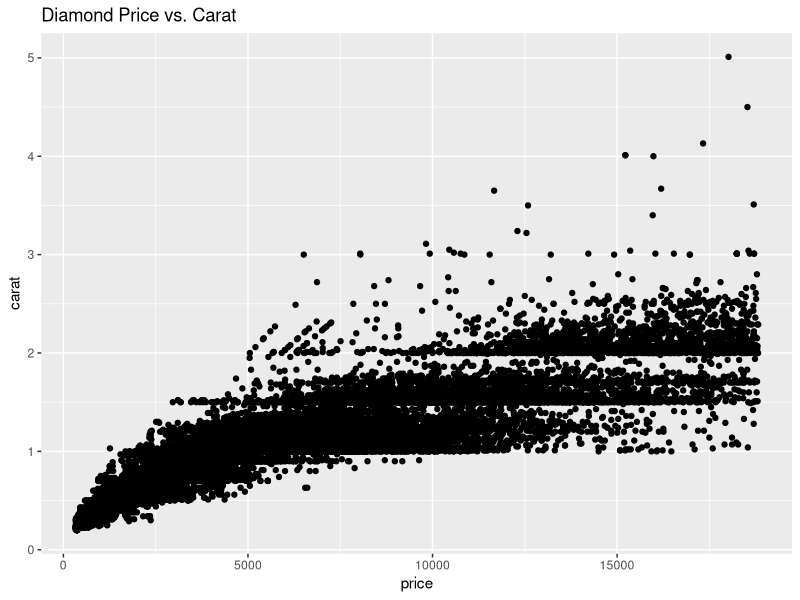

Here is the R script that generated this plot: (Note: this script raises an error after producing the figure.)

# Running an analysis on the diamonds dataset:

library(ggplot2)

ggplot(diamonds, aes(x = price, y = carat)) +
  geom_point() +
  labs(title = "Diamond Price vs. Carat")

library(viridisLite)

r
library(ggplot2)
ggplot(diamonds, aes(x = price, y = carat, color = cut)) +
  geom_point() +
  labs(title = "Diamond Price vs. Carat by Cut",
       color = "Cut")
